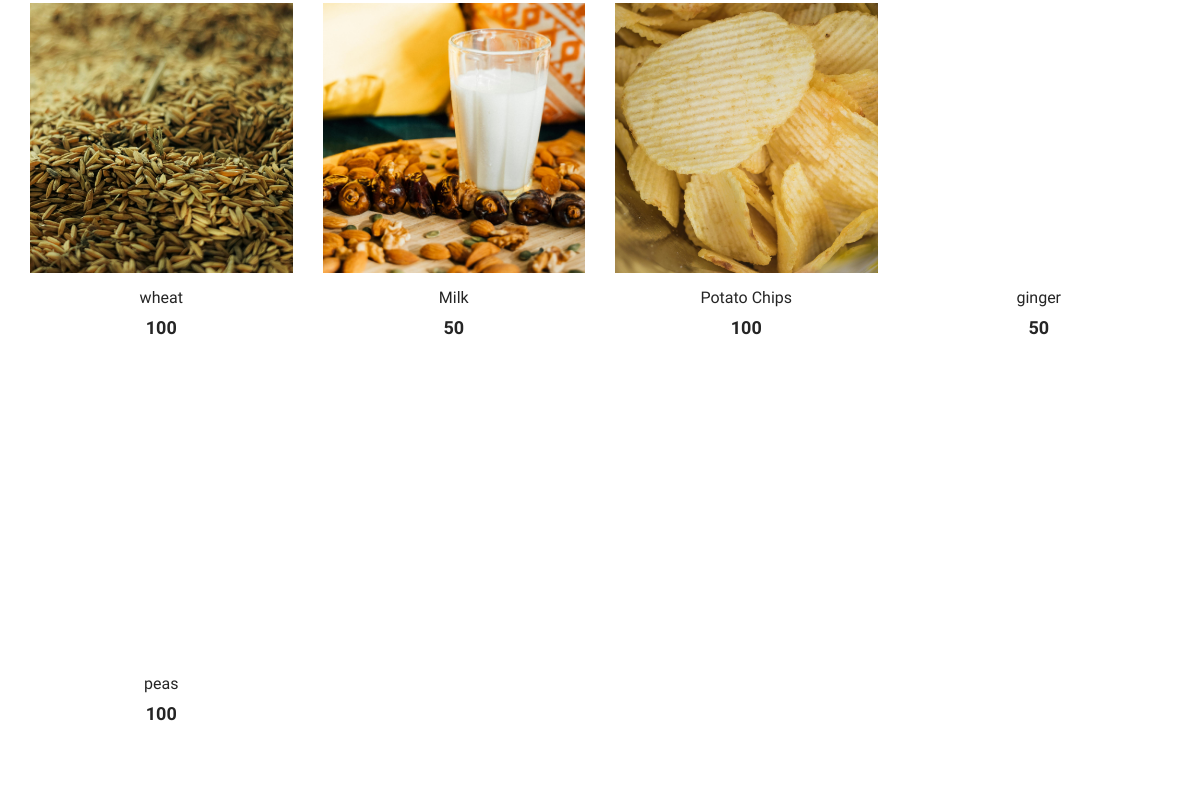
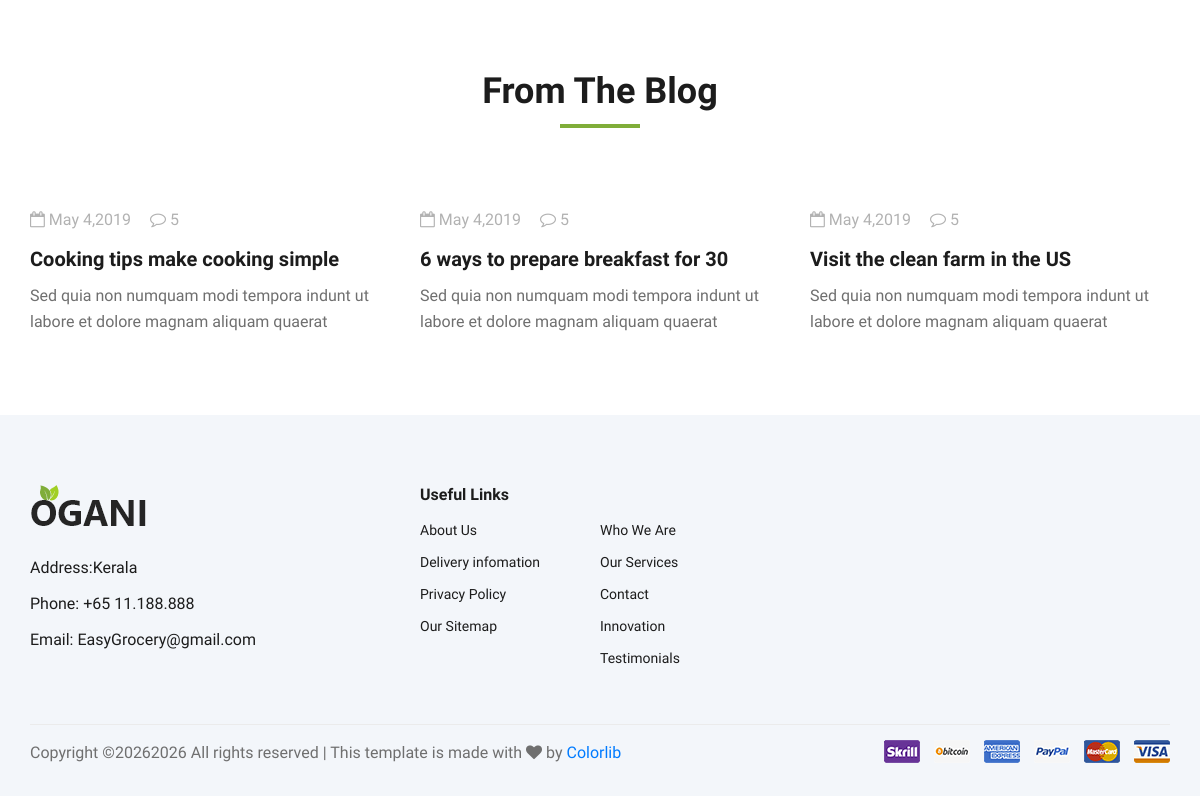
Page /Easygrocery/home/ (lower part) on the earlier database version (2 pictures, top to bottom).
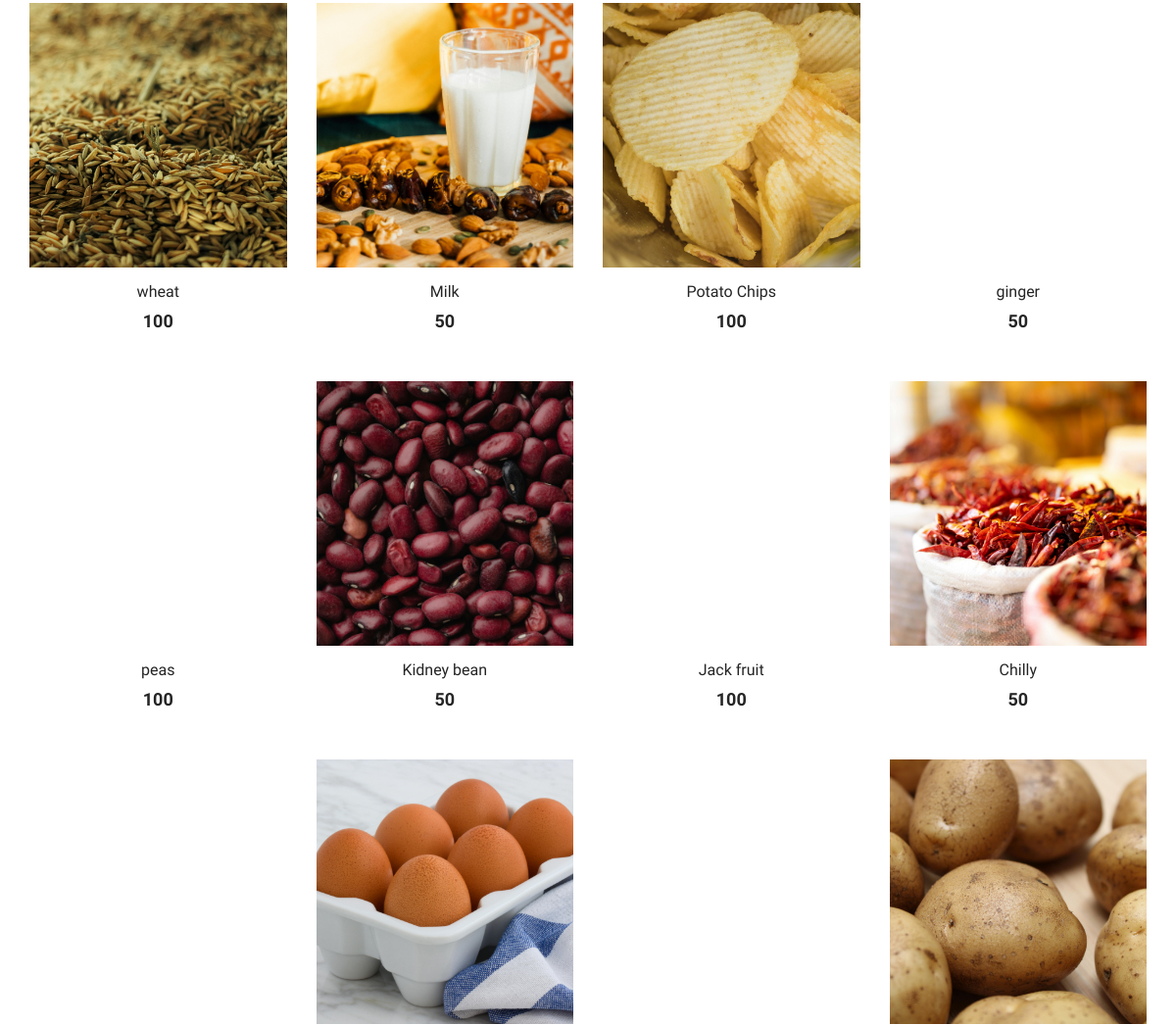
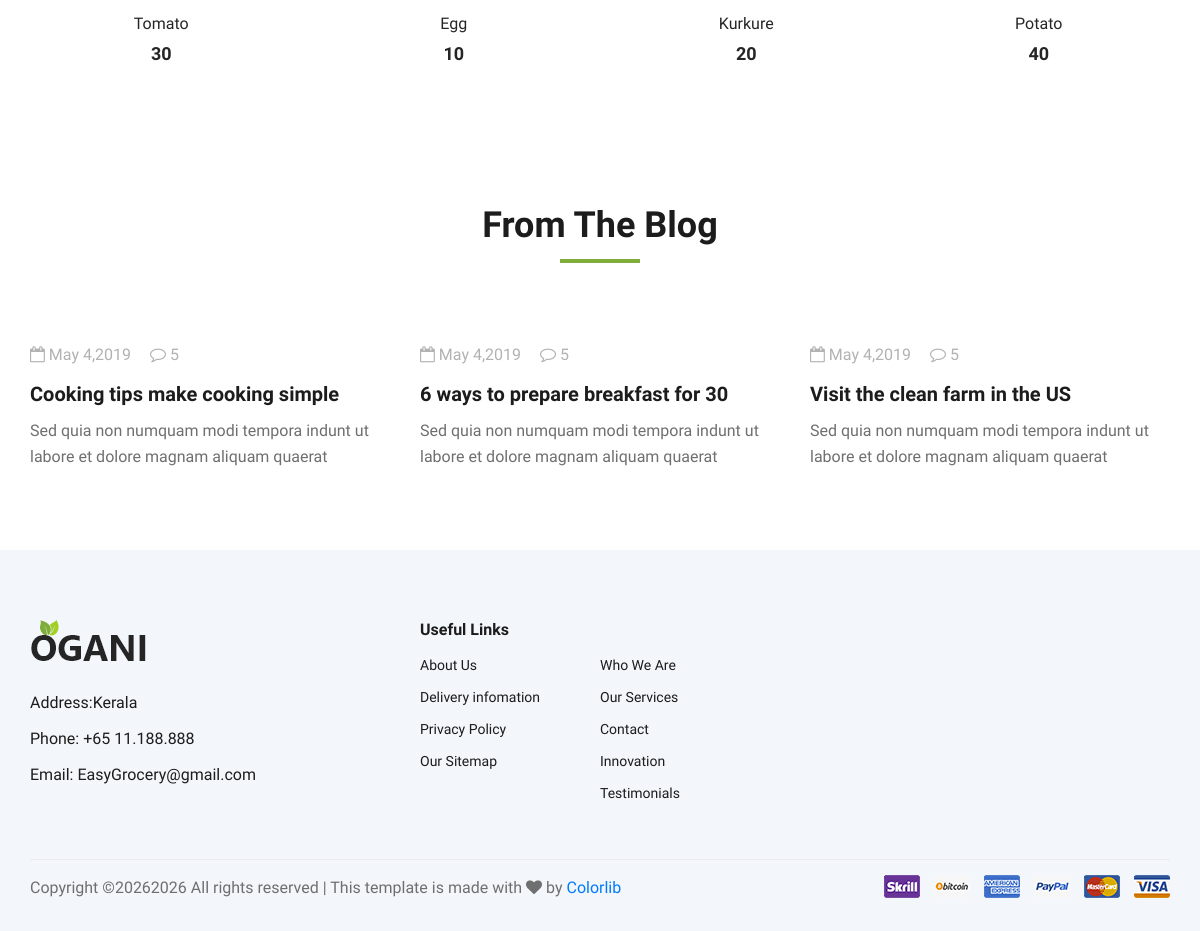
Same page on the later database version (2 pictures, top to bottom).
### Adminapp/models.py (models this page shows, shortened)
class ProductDb(models.Model):
    Category_name=models.CharField(max_length=100)
    Product_name=models.CharField(max_length=100,unique=True)
    Price=models.IntegerField()
    Description=models.TextField()
    ProductImage=models.ImageField(upload_to='products')

### webapp/views.py (the view)
# urls.py: 2. Add a URL to urlpatterns:  path('', views.home, name='home')
def home(request):
    categories = CategoryDb.objects.all()
    latest_products = ProductDb.objects.all()
    uname = request.session.get('username')
    cart_count = 0
    if uname:
        cart_count = CartDb.objects.filter(Username=uname).count()
    return render(request, "home.html", {
        'categories': categories,
        'latest_products': latest_products,
        'cart_count': cart_count
    })

### webapp/templates/home.html (shortened to what this page needs)
<html lang="zxx">
<head>
    {%  load static   %}
    <link rel="stylesheet" href="{% static 'web/css/bootstrap.min.css' %}" type="text/css">
    <link rel="stylesheet" href="{% static 'web/css/font-awesome.min.css' %}" type="text/css">
    <link rel="stylesheet" href="{% static 'web/css/elegant-icons.css' %}" type="text/css">
    <link rel="stylesheet" href="{% static 'web/css/nice-select.css' %}" type="text/css">
    <link rel="stylesheet" href="{% static 'web/css/jquery-ui.min.css' %}" type="text/css">
    <link rel="stylesheet" href="{% static 'web/css/owl.carousel.min.css' %}" type="text/css">
    <link rel="stylesheet" href="{% static 'web/css/slicknav.min.css' %}" type="text/css">
    <link rel="stylesheet" href="{% static 'web/css/style.css' %}" type="text/css">
</head>
<body>
    <section class="featured spad">
        <div class="container">
            <div class="row featured__filter" id="MixItUpD2E69A">
                {%  for p in latest_products         %}
                <div class="col-lg-3 col-md-4 col-sm-6 mix oranges fresh-meat">
                    <div class="featured__item">
                        <div class="featured__item__pic set-bg" data-setbg="{{p.ProductImage.url}}" style="background-image: url('{% static 'web/img/featured/feature-1.jpg' %}');">
                        </div>
                        <div class="featured__item__text">
                            <h6><a href="#">{{p.Product_name}}</a></h6>
                            <h5>{{p.Price}}</h5>
                        </div>
                    </div>
                </div>
                {%  endfor  %}
            </div>
        </div>
    </section>
    <section class="from-blog spad">
        <div class="container">
            <div class="row">
                <div class="col-lg-12">
                    <div class="section-title from-blog__title">
                        <h2>From The Blog</h2>
                    </div>
                </div>
            </div>
            <div class="row">
                <div class="col-lg-4 col-md-4 col-sm-6">
                    <div class="blog__item">
                        <div class="blog__item__text">
                            <ul>
                                <li><i class="fa fa-calendar-o"></i> May 4,2019</li>
                                <li><i class="fa fa-comment-o"></i> 5</li>
                            </ul>
                            <h5><a href="#">Cooking tips make cooking simple</a></h5>
                            <p>Sed quia non numquam modi tempora indunt ut labore et dolore magnam aliquam quaerat </p>
                        </div>
                    </div>
                </div>
                <div class="col-lg-4 col-md-4 col-sm-6">
                    <div class="blog__item">
                        <div class="blog__item__text">
                            <ul>
                                <li><i class="fa fa-calendar-o"></i> May 4,2019</li>
                                <li><i class="fa fa-comment-o"></i> 5</li>
                            </ul>
                            <h5><a href="#">6 ways to prepare breakfast for 30</a></h5>
                            <p>Sed quia non numquam modi tempora indunt ut labore et dolore magnam aliquam quaerat </p>
                        </div>
                    </div>
                </div>
                <div class="col-lg-4 col-md-4 col-sm-6">
                    <div class="blog__item">
                        <div class="blog__item__text">
                            <ul>
                                <li><i class="fa fa-calendar-o"></i> May 4,2019</li>
                                <li><i class="fa fa-comment-o"></i> 5</li>
                            </ul>
                            <h5><a href="#">Visit the clean farm in the US</a></h5>
                            <p>Sed quia non numquam modi tempora indunt ut labore et dolore magnam aliquam quaerat </p>
                        </div>
                    </div>
                </div>
            </div>
        </div>
    </section>
    <footer class="footer spad">
        <div class="container">
            <div class="row">
                <div class="col-lg-3 col-md-6 col-sm-6">
                    <div class="footer__about">
                        <div class="footer__about__logo">
                            <a href="./index.html"><img src="{% static 'web/img/logo.png' %}" alt=""></a>
                        </div>
                        <ul>
                            <li>Address:Kerala</li>
                            <li>Phone: +65 11.188.888</li>
                            <li>Email: EasyGrocery@gmail.com</li>
                        </ul>
                    </div>
                </div>
                <div class="col-lg-4 col-md-6 col-sm-6 offset-lg-1">
                    <div class="footer__widget">
                        <h6>Useful Links</h6>
                        <ul>
                            <li><a href="{% url 'about'   %}">About Us</a></li>
                            <li><a href="#">Delivery infomation</a></li>
                            <li><a href="#">Privacy Policy</a></li>
                            <li><a href="#">Our Sitemap</a></li>
                        </ul>
                        <ul>
                            <li><a href="#">Who We Are</a></li>
                            <li><a href="#">Our Services</a></li>
                            <li><a href="{% url 'contact' %}">Contact</a></li>
                            <li><a href="#">Innovation</a></li>
                            <li><a href="#">Testimonials</a></li>
                        </ul>
                    </div>
                </div>
            </div>
            <div class="row">
                <div class="col-lg-12">
                    <div class="footer__copyright">
                        <div class="footer__copyright__text"><p>
  Copyright ©<script>document.write(new Date().getFullYear());</script>2026 All rights reserved | This template is made with <i class="fa fa-heart" aria-hidden="true"></i> by <a href="https://colorlib.com" target="_blank">Colorlib</a>
  </p></div>
                        <div class="footer__copyright__payment"><img src="{% static 'web/img/payment-item.png' %}" alt=""></div>
                    </div>
                </div>
            </div>
        </div>
    </footer>
</body></html>

### webapp/static/web/css/style.css (style rules this page uses)
html, body { height: 100%; font-family: "Cairo", sans-serif; -webkit-font-smoothing: antialiased; font-smoothing: antialiased; }
h1, h2, h3, h4, h5, h6 { margin: 0; color: #111111; font-weight: 400; font-family: "Cairo", sans-serif; }
h2 { font-size: 36px; }
h5 { font-size: 18px; }
h6 { font-size: 16px; }
p { font-size: 16px; font-family: "Cairo", sans-serif; color: #6f6f6f; font-weight: 400; line-height: 26px; margin: 0 0 15px 0; }
img { max-width: 100%; }
ul, ol { padding: 0; margin: 0; }
.section-title { margin-bottom: 50px; text-align: center; }
.section-title h2 { color: #1c1c1c; font-weight: 700; position: relative; }
.section-title h2:after { position: absolute; left: 0; bottom: -15px; right: 0; height: 4px; width: 80px; background: #7fad39; content: ""; margin: 0 auto; }
.set-bg { background-repeat: no-repeat; background-size: cover; background-position: top center; }
.spad { padding-top: 100px; padding-bottom: 100px; }
.featured { padding-top: 80px; padding-bottom: 40px; }
.featured__item { margin-bottom: 50px; }
.featured__item__pic { height: 270px; position: relative; overflow: hidden; background-position: center center; }
.featured__item__text { text-align: center; padding-top: 15px; }
.featured__item__text h6 { margin-bottom: 10px; }
.featured__item__text h6 a { color: #252525; }
.featured__item__text h5 { color: #252525; font-weight: 700; }
.from-blog { padding-top: 50px; padding-bottom: 50px; }
.from-blog .blog__item { margin-bottom: 30px; }
.from-blog__title { margin-bottom: 70px; }
.blog__item { margin-bottom: 60px; }
.blog__item__text { padding-top: 25px; }
.blog__item__text ul { margin-bottom: 15px; }
.blog__item__text ul li { font-size: 16px; color: #b2b2b2; list-style: none; display: inline-block; margin-right: 15px; }
.blog__item__text ul li:last-child { margin-right: 0; }
.blog__item__text h5 { margin-bottom: 12px; }
.blog__item__text h5 a { font-size: 20px; color: #1c1c1c; font-weight: 700; }
.blog__item__text p { margin-bottom: 25px; }
.footer { background: #F3F6FA; padding-top: 70px; padding-bottom: 0; }
.footer__about { margin-bottom: 30px; }
.footer__about ul li { font-size: 16px; color: #1c1c1c; line-height: 36px; list-style: none; }
.footer__about__logo { margin-bottom: 15px; }
.footer__about__logo a { display: inline-block; }
.footer__widget { margin-bottom: 30px; overflow: hidden; }
.footer__widget h6 { color: #1c1c1c; font-weight: 700; margin-bottom: 10px; }
.footer__widget ul { width: 50%; float: left; }
.footer__widget ul li { list-style: none; }
.footer__widget ul li a { color: #1c1c1c; font-size: 14px; line-height: 32px; }
.footer__copyright { border-top: 1px solid #ebebeb; padding: 15px 0; overflow: hidden; margin-top: 20px; }
.footer__copyright__text { font-size: 14px; color: #1c1c1c; float: left; line-height: 25px; }
.footer__copyright__payment { float: right; }
@media only screen and (min-width: 1200px) { .container { max-width: 1170px; } }

Differences in the rows shown:
added ProductDb: ProductImage (picture), Product_name "Kidney bean", Price "50"
added ProductDb: Product_name "Jack fruit", Price "100"
added ProductDb: ProductImage (picture), Product_name "Chilly", Price "50"
added ProductDb: Product_name "Tomato", Price "30"
added ProductDb: ProductImage (picture), Product_name "Egg", Price "10"
added ProductDb: Product_name "Kurkure", Price "20"
added ProductDb: ProductImage (picture), Product_name "Potato", Price "40"
